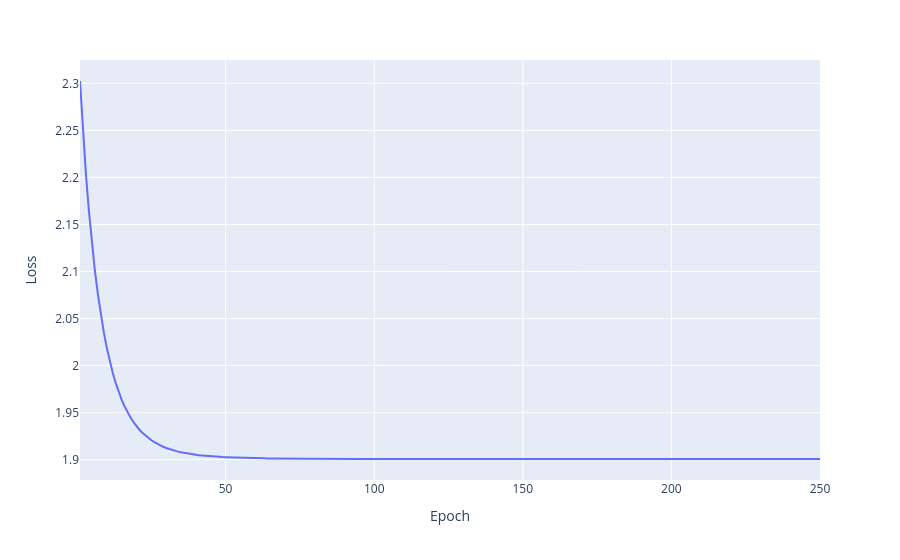

The notebook cell saved with this chart:
### Markdown cell above
We are now in position to complete the training pipeline.

If you have problems with convergence, be sure to check the gradients numerically.

### Code cell
l2_reg = 0.5
n_epochs = 250
lr = 0.05
t = 0.99

losses = []
for i in range(n_epochs):
    loss, grad = compute_loss_and_gradients(weights, X, y, l2_reg)
    losses.append(loss)

    weights -= lr * grad
    lr *= t

fig = px.line(x=range(1,n_epochs+1), y=losses)
layout = go.Layout(xaxis_title="Epoch", yaxis_title='Loss')
fig.update_layout(layout)

fig.show()

### Figure 1 — Plotly figure (JSON) as saved in the notebook; plotly's stock layout.template omitted (floating-point values rounded to 4 significant figures; data arrays with more than 128 entries replaced by an {"elided": "..."} marker saying what was removed)
{"data": [{"hovertemplate": "x=%{x}<br>y=%{y}<extra></extra>", "legendgroup": "", "line": {"color": "#636efa", "dash": "solid"}, "marker": {"symbol": "circle"}, "mode": "lines", "name": "", "orientation": "v", "showlegend": false, "type": "scatter", "x": {"elided": "250 int values"}, "xaxis": "x", "y": {"elided": "250 float values"}, "yaxis": "y"}], "layout": {"legend": {"tracegroupgap": 0}, "margin": {"t": 60}, "xaxis": {"anchor": "y", "domain": [0, 1], "title": {"text": "Epoch"}}, "yaxis": {"anchor": "x", "domain": [0, 1], "title": {"text": "Loss"}}}}
